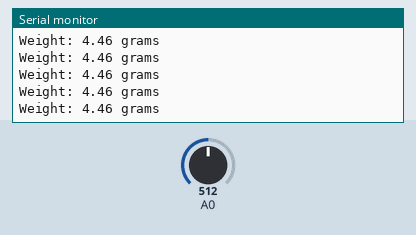
Recording of a sketch running on a simulated Arduino Uno, built with avr-gcc and run on an emulated ATmega328P. On the bench: the last lines printed to the serial monitor. The inputs (shaded band) are chosen by the test bench; at power-on: A0 = 512.

Above: at 1.2 s.
1.3 s: A0 set to 716
At 1.31 s:
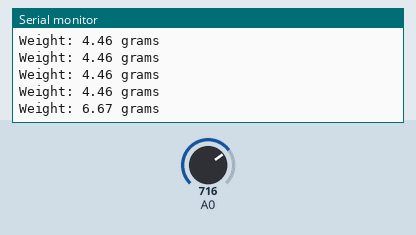
2.8 s: A0 set to 900
At 2.82 s:
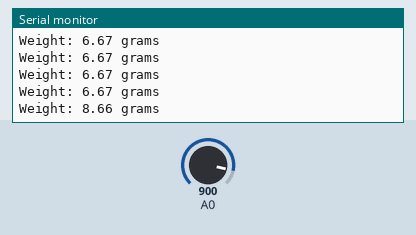
Timing chart, 0 to 5.8 s (numbered marks = the images above; inputs shaded):
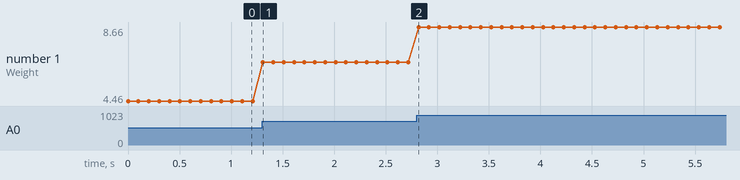

Measured:
- after the input at 1.3 s, the serial monitor: prints a new line at once (image 1)
- after the input at 2.8 s, the serial monitor: prints a new line at once (image 2)
- plotted number 1: 4.46 → 6.67 after the input at 1.3 s, 6.67 → 8.66 after the input at 2.8 s

The sketch:

load_cell.ino
```cpp
const float offset = 100;


////////////////////////////////////////////////////////////////////////////////////////////////////////////////////////////////////
////////////////////////////////////////////////////////////////////////////////////////////////////////////////////////////////////

void setup() {
  Serial.begin(9600);
}

////////////////////////////////////////////////////////////////////////////////////////////////////////////////////////////////////
////////////////////////////////////////////////////////////////////////////////////////////////////////////////////////////////////

void loop() {
  // Read analog voltage from the filter
  int rawValue = analogRead(A0);

  // Convert voltage to weight
  float weight = 10 * ((rawValue - offset) / (1024 - offset));
  if  (weight < 0)
  {
    weight = 0;
  }

  Serial.print("Weight: ");
  Serial.print(weight);
  Serial.println(" grams");

  delay(100);
}
```
